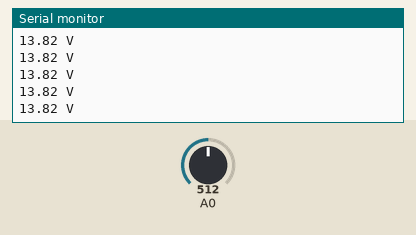
The sketch below on a simulated Arduino Uno, built with avr-gcc and run on an emulated ATmega328P. Shown: the last lines printed to the serial monitor. The inputs (shaded band) are chosen by the test bench; at power-on: A0 = 512.

Above: at 1.2 s.
1.3 s: A0 set to 716
At 1.33 s:
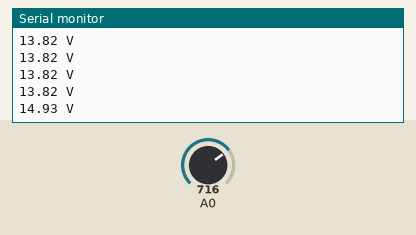
2.8 s: A0 set to 900
At 2.85 s:
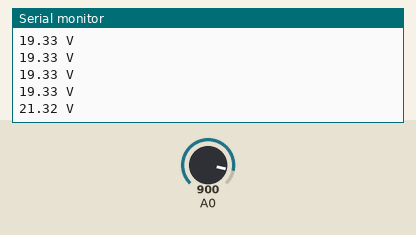
Timing chart, 0 to 5.8 s (numbered marks = the images above; inputs shaded):
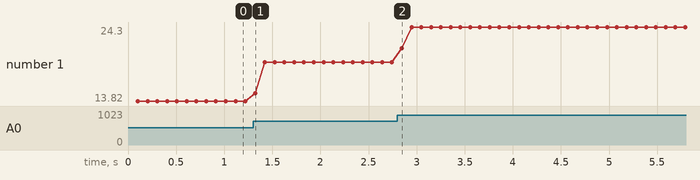

The sketch:

sensor_voltatge.ino
```cpp
/*

mesura el voltatge d'una bateria mitjansant el sensor de voltatge http://www.dx.com/es/p/diy-electronic-bricks-voltage-detection-sensor-module-for-arduino-board-blue-green-331542#.VH91t48VWRo

--------------------------------------------------------------
  Program:      volt_measure

  Description:  Reads value on analog input A0 and calculates
                the voltage assuming that a voltage divider
                network on the pin divides by 11.

  Hardware:     Arduino Uno with voltage divider on A0.

  Software:     Developed using Arduino 1.0.5 software
                Should be compatible with Arduino 1.0 +

  Date:         22 May 2013

  Author:       W.A. Smith, http://startingelectronics.com
--------------------------------------------------------------
*/

//calibracio de font i sensor
//primer  mesurem amb el tester el voltatge que arriba al sensor entre vcc i gnd i l'actualitzem a la seguent variable
float volRef = 4.93;
//ara mesurem amb el tester el voltatge de la bateria a controlar i l'actualitzem a la seguent variable
float volBat = 3.55;
//finalment mesurem amb el tester el voltatge entre la sortida de senyal del sensor i gnd i l'actualitzem a la seguent variable
float volSen = 0.633;
//ara ja es pot definir la variavle seguent
float factorDivisor = volBat / volSen;


// number of analog samples to take per reading
#define NUM_SAMPLES 10

int sum = 0;                    // sum of samples taken
unsigned char sample_count = 0; // current sample number
float voltage = 0.0;            // calculated voltage


void setup() {
  // put your setup code here, to run once:
    Serial.begin(9600);

}

void loop() {
  // put your main code here, to run repeatedly:
    // take a number of analog samples and add them up
    while (sample_count < NUM_SAMPLES) {
        sum += analogRead(A0);
        sample_count++;
        delay(10);
    }
    // calculate the voltage
    // use 5.0 for a 5.0V ADC reference voltage
    // 5.015V is the calibrated reference voltage
    voltage = ((float)sum / (float)NUM_SAMPLES * volRef) / 1024.0;
    // send voltage for display on Serial Monitor
    // voltage multiplied by 11 when using voltage divider that
    // divides by 11. 11.132 is the calibrated voltage divide
    // value
//    Serial.println(factorDivisor);
    Serial.print(voltage * factorDivisor);
    Serial.println (" V");
    sample_count = 0;
    sum = 0;

}
```

Measured:
- after the input at 1.3 s, the serial monitor: prints a new line at once (image 1)
- after the input at 2.8 s, the serial monitor: prints a new line after 0.05 s (image 2)
- plotted number 1: 13.82 → 19.33 after the input at 1.3 s, 19.33 → 24.3 after the input at 2.8 s
